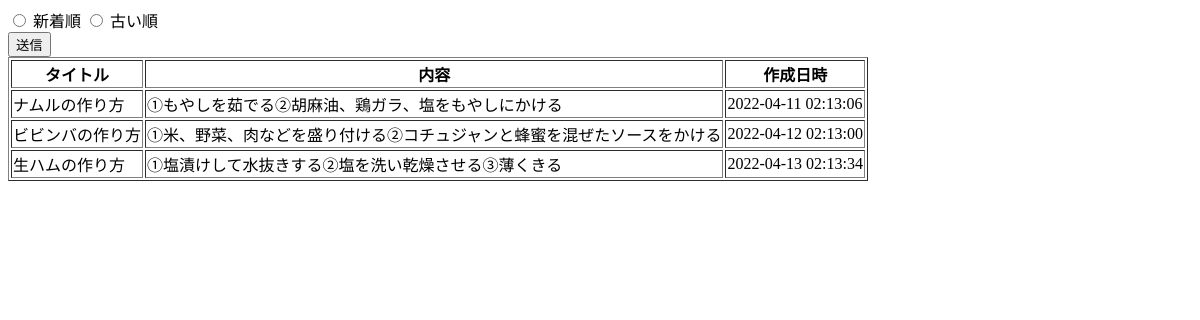
The app's page /src/public/index.php, older data.
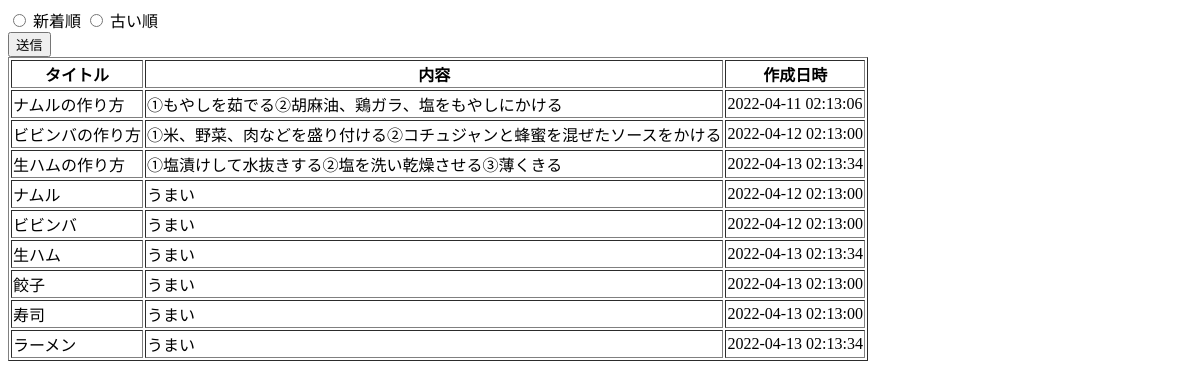
The same page, newer data.
### tables this page shows
CREATE TABLE `pages`
(
    `id`         int(11) NOT NULL AUTO_INCREMENT PRIMARY KEY COMMENT '管理番号',
    `name`       varchar(255) NOT NULL COMMENT 'メモ名',
    `contents`   text NOT NULL COMMENT 'メモ内容',
    `created_at` timestamp NOT NULL DEFAULT CURRENT_TIMESTAMP COMMENT '作成日時',
    `updated_at` timestamp NOT NULL DEFAULT CURRENT_TIMESTAMP ON UPDATE CURRENT_TIMESTAMP COMMENT '更新日時'
);

### src/public/index.php (the view, shortened to what this page needs)
<?php
$dbUserName = 'root';
$dbPassword = 'password';
$pdo = new PDO(
    'mysql:host=mysql; dbname=tq_filter; charset=utf8',
    $dbUserName,
    $dbPassword
);
$sql = 'SELECT * FROM pages';
$statement = $pdo->prepare($sql);
$statement->bindValue(':title', $title, PDO::PARAM_STR);
$statement->bindValue(':content', $content, PDO::PARAM_STR);
$statement->execute();
$pages = $statement->fetchAll(PDO::FETCH_ASSOC);
?>
<!DOCTYPE html>
<html lang="ja">
<head>
</head>
<body>
  <div>
    <div>
      <form action="index.php" method="get">
        <div>
          <label>
            <input type="radio" name="order" value="desc" class="">
            <span>新着順</span>
          </label>
          <label>
            <input type="radio" name="order" value="asc" class="">
            <span>古い順</span>
          </label>
        </div>
        <button type="submit">送信</button>
      </form>
    </div>
    <div>
      <table border="1">
        <tr>
          <th>タイトル</th>
          <th>内容</th>
          <th>作成日時</th>
        </tr>
        <?php foreach ($pages as $page): ?>
          <tr>
            <td><?php echo $page['name']; ?></td>
            <td><?php echo $page['contents']; ?></td>
            <td><?php echo $page['created_at']; ?></td>
          </tr>
        <?php endforeach; ?>
      </table>
    </div>
  </div>
</body>
</html>

Row changes from the older to the newer data that the page shows:
added pages: name "ナムル", contents "うまい", created_at "2022-04-12 02:13:00"
added pages: name "ビビンバ", contents "うまい", created_at "2022-04-12 02:13:00"
added pages: name "生ハム", contents "うまい", created_at "2022-04-13 02:13:34"
added pages: name "餃子", contents "うまい", created_at "2022-04-13 02:13:00"
added pages: name "寿司", contents "うまい", created_at "2022-04-13 02:13:00"
added pages: name "ラーメン", contents "うまい", created_at "2022-04-13 02:13:34"
